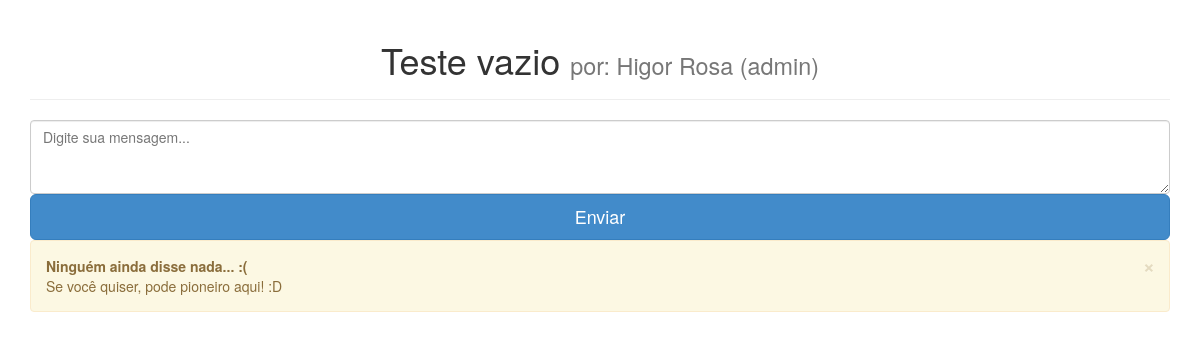
Page /topic/2 (signed in) on the committed database.
### core/models.py (models this page shows, shortened)
class BaseModel(Model):
    is_active = BooleanField(default=True)
    creation_date = DateTimeField(auto_now_add=True, verbose_name=u"Data de criação")
    modification_date = DateTimeField(auto_now=True, verbose_name=u"Data de modificação")
    class Meta:
        abstract = True

class Topic(BaseModel):
    name = CharField(max_length=150, verbose_name=u"Nome")
    user = ForeignKey(User, verbose_name=u"Criador")
    latitude = FloatField(verbose_name=u"Latitude", default=0)
    longitude = FloatField(verbose_name=u"Longitude", default=0)
    class Meta:
        verbose_name = u"Tópico"
        verbose_name_plural = u"Tópicos"

### core/views.py (the view, shortened to what this page needs)
# urls.py: url(r'^topic/(?P<topic_id>\d+)', TopicView.as_view(), name='topic'),
class TopicView(View):
    def get(self, request, topic_id,  *args, **kwargs):
        page_template = "site/topic.html"
        page_data = {}
        try:
            user_coordinates = request.session["coordinates"]
        except:
            user_coordinates= None
        if user_coordinates:
            page_data["coordinates"] = {
                "latitude": str(request.session["coordinates"][0]).replace(',', '.'),
                "longitude": str(request.session["coordinates"][1]).replace(',', '.'),
                }
        topic = Topic.objects.get(id=topic_id)
        page_data['topic'] = topic
        return render_to_response(page_template, page_data, RequestContext(request))

### templates/site/topic.html (shortened to what this page needs)
{% extends "site/base.html" %}
{% block content %}
    <div class="container">
        <div class="page-header">
            <h1>{{ topic.name }} <small>por: {{ topic.user.first_name }} {{ topic.user.last_name }} ({{ topic.user.username }})</small></h1>
        </div>
        <form action="{% url "topic" topic.id %}" method="post">
            <textarea name="content" class="form-control" rows="3" placeholder="Digite sua mensagem..."></textarea>
            <button type="submit" class="btn btn-primary btn-lg btn-block">Enviar</button>
        </form>
        {% for post in topic.posts.all %}
            <div class="list-group">
                <a href="#" class="list-group-item">
                    <h4 class="list-group-item-heading">{{ post.user.first_name }} {{ post.user.last_name }} ({{ post.user.username }})</h4>
                    <p class="list-group-item-text">{{ post.content }}</p>
                    <p><small>{{ post.modification_date }}</small></p>
                </a>
            </div>
        {% empty %}
            <div class="alert alert-warning alert-dismissible" role="alert">
                <button type="button" class="close" data-dismiss="alert"><span aria-hidden="true">&times;</span><span class="sr-only">Close</span></button>
                <strong>Ninguém ainda disse nada... :(</strong> <br/> Se você quiser, pode pioneiro aqui! :D
            </div>
        {% endfor %}
    </div>
{% endblock %}

### ForumGeolocalizado/static/css/style.css (style rules this page uses)
h1 { text-align: center; }

### rows in the picture
Topic: name "Teste vazio", user.first_name "Higor", user.last_name "Rosa", user.username "admin"
